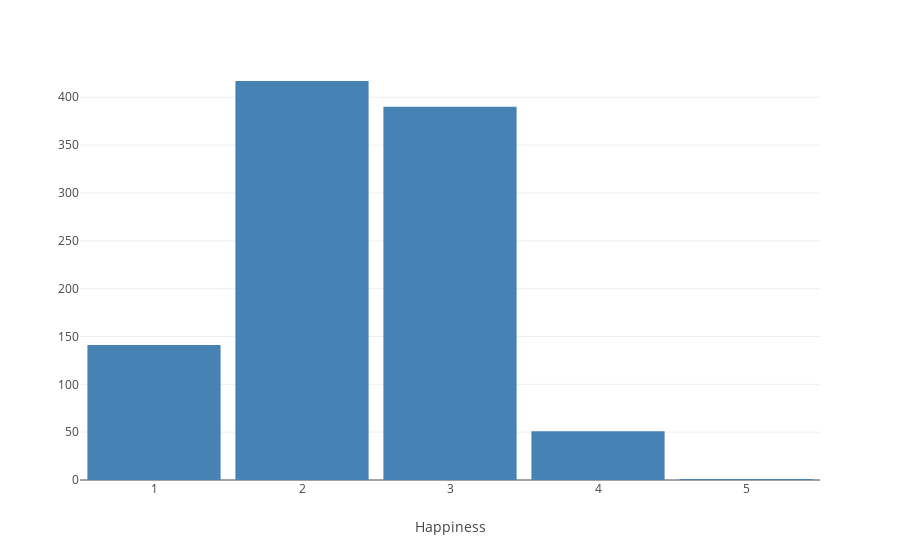

The cell this chart's notebook holds for it:
### Code cell
# Histogram für den jeweilgen Monat
import plotly.express as px

fig = px.histogram(data, x='Happiness_Level', 
                   color_discrete_sequence=['steelblue'])
fig.update_layout(bargap=0.1)
fig.update_layout(xaxis_title='Happiness')
fig.update_layout(yaxis_title='')

fig.show()

### Figure 1 — Plotly figure (JSON) as saved in the notebook; plotly's stock layout.template omitted (floating-point values rounded to 4 significant figures; data arrays with more than 128 entries replaced by an {"elided": "..."} marker saying what was removed)
{"data": [{"alignmentgroup": "True", "bingroup": "x", "hovertemplate": "Happiness_Level=%{x}<br>count=%{y}<extra></extra>", "legendgroup": "", "marker": {"color": "steelblue", "pattern": {"shape": ""}}, "name": "", "offsetgroup": "", "orientation": "v", "showlegend": false, "type": "histogram", "x": {"elided": "1000 int values"}, "xaxis": "x", "yaxis": "y"}], "layout": {"bargap": 0.1, "barmode": "relative", "legend": {"tracegroupgap": 0}, "margin": {"t": 60}, "xaxis": {"anchor": "y", "domain": [0, 1], "title": {"text": "Happiness"}}, "yaxis": {"anchor": "x", "domain": [0, 1], "title": {"text": ""}}}}
